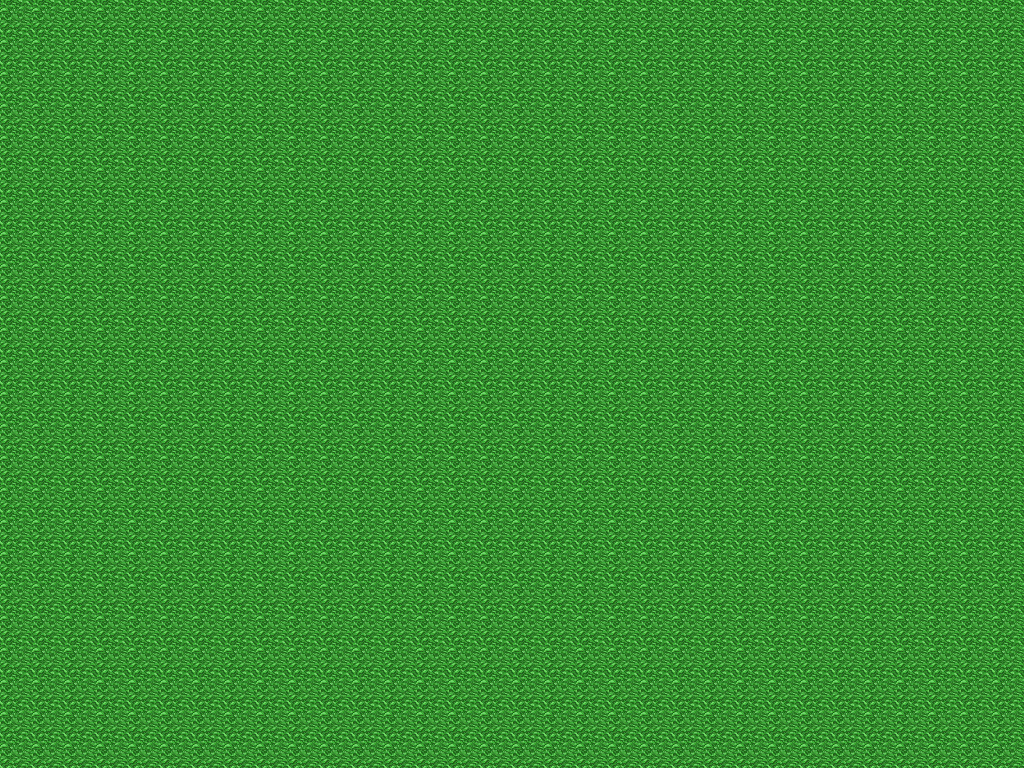

The image is a tile-based game level rendered from a .tmx file. Its description and source (layers, tilesets, objects; grid data summarised) follow:
An orthogonal 32x24 tile map with 32x32 px tiles, 1 tile layer (Tile Layer 1).

<map version="1.0" orientation="orthogonal" renderorder="right-down" width="32" height="24" tilewidth="32" tileheight="32">
 <tileset firstgid="1" name="grass" tilewidth="32" tileheight="32">
  <image source="grass2.jpg" width="32" height="32" />
 </tileset>
 <layer name="Tile Layer 1" width="32" height="24">
  <data>[768 cells, 768 non-empty, 1 distinct tile ids]</data>
 </layer>
</map>
